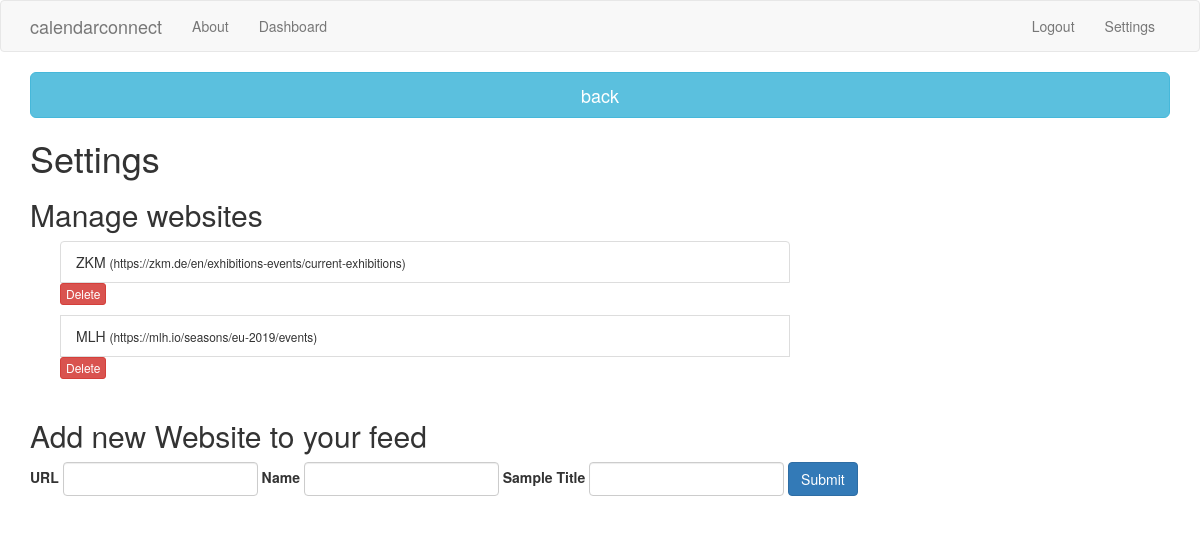
The app's page /settings (signed in), older data.
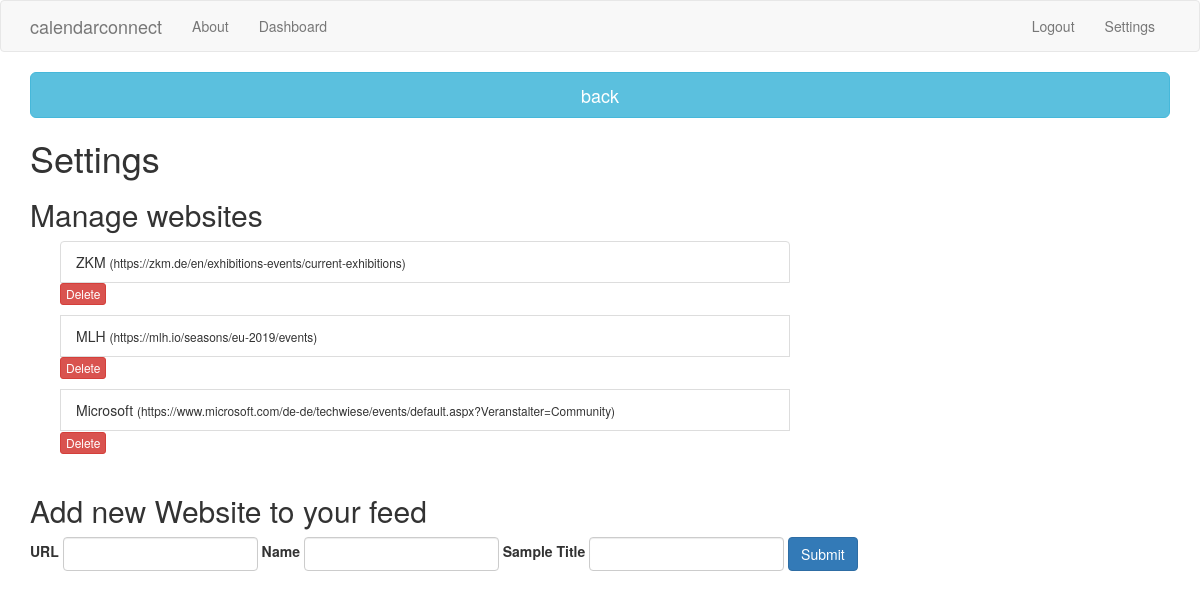
The same page, newer data.
### tables this page shows
CREATE TABLE websites (user VARCHAR(30), url VARCHAR(100), sample_title VARCHAR(100), name VARCHAR(100));

### website/app.py (the view, shortened to what this page needs)
@app.route('/settings', methods=['GET', 'POST'])
@is_logged_in
def settings():
    form = WebsiteForm(request.form)
    cursor = get_db().cursor()
    cursor.execute("SELECT * FROM websites WHERE user='{}'".format(session['username']))
    data = cursor.fetchall()
    get_db().close()
    return render_template('settings.html', session=session, form = form, data = data)

### website/app.py
class WebsiteForm(Form):
    name = StringField('Name', validators=[validators.input_required()])
    sample_title = StringField('Sample Title', validators=[validators.input_required()])
    url = StringField('URL', validators=[validators.input_required()])

### website/app.py (called while the page is built)
def get_db():
    db = getattr(g, '_database', None)
    if db is None:
        db = g._database = sqlite3.connect(DATABASE)
        db.row_factory = sqlite3.Row
    return db

def is_logged_in(f):
    @wraps(f)
    def wrap(*args, **kwargs):
        if 'logged_in' in session:
            return f(*args, **kwargs)
        else:
            flash('Unauthorized, Please login', 'danger')
            return redirect(url_for('login'))
    return wrap

### website/templates/settings.html (shortened to what this page needs)
{% extends 'layout.html' %}
{% block body %}
<a href="/dashboard" class="btn btn-info btn-lg btn-block">back</a>
<div>
    <h1>Settings</h1>
    <h2>Manage websites</h2>
    <div class="container">
        <div class="col-md-8">
            <div class="list-group">
                {% for item in data %}
                <p class="list-group-item clearfix">
                    {{item.name}} <small>({{item.url}})</small>
                    <span class="pull-right">
                        <form action="{{ url_for('delete_website') }}" method=post>
                            <input type=submit class='btn btn-xs btn btn-danger' value='Delete'></input>
                        </form>
                    </span>
                </p>
                {% endfor %}
            </div>
        </div>
    </div>
    <h2>Add new Website to your feed</h2>
    {% from 'includes/_formhelpers.html' import render_field %}
    <form class="form-inline" method='POST' action=''>
        <div class='form-group'>
            {{render_field(form.url, class_='form-control')}}
        </div>
        <div class='form-group'>
            {{render_field(form.name, class_='form-control')}}
        </div>
        <div class='form-group'>
            {{render_field(form.sample_title, class_='form-control')}}
        </div>
        <input type='submit' class='btn btn-primary' value='Submit'></input>
    </form>
</div>
{% endblock %}

### website/templates/layout.html (shortened to what this page needs)
<!DOCTYPE html>
<html>
  <head>
    <link rel="stylesheet" href="https://cdnjs.cloudflare.com/ajax/libs/bootstrap-table/1.11.0/bootstrap-table.min.css"/>
    <link rel="stylesheet" href="https://maxcdn.bootstrapcdn.com/bootstrap/3.3.7/css/bootstrap.min.css">
  </head>
  <body>
    {% include 'includes/_navbar.html' %}
    <div class="container">
      {% block body %}{% endblock %}
    </div>
  </body>
</html>

### website/templates/includes/_navbar.html
<nav class="navbar navbar-default">
    <div class="container">
      <div class="navbar-header">
        <a class="navbar-brand" href="/">calendarconnect</a>
      </div>
      <div id="navbar" class="collapsed navbar-collapse">
        <ul class="nav navbar-nav">
          <li><a href="/about">About</a></li>
          {% if session.logged_in %}
          <li><a href="/dashboard">Dashboard</a></li>
          {% endif %}
        </ul>
        <ul class="nav navbar-nav navbar-right">
          {% if session.logged_in %}
            <li><a href="/logout">Logout</a></li>
            <li><a href="/settings">Settings</a></li>
          {% else %}
            <li><a href="/register">Register</a></li>
            <li><a href="/login">Login</a></li>
          {% endif %}
        </ul>
      </div>
    </div>
  </nav>

### website/templates/includes/_formhelpers.html (shortened to what this page needs)
{% macro render_field(field) %}
  {{ field.label }}
  {{ field(**kwargs)|safe }}
{% endmacro %}

Row changes from the older to the newer data that the page shows:
added websites: name "Microsoft", url "https://www.microsoft.com/de-de/techwiese/events/default.aspx?Veranstalter=Community"
